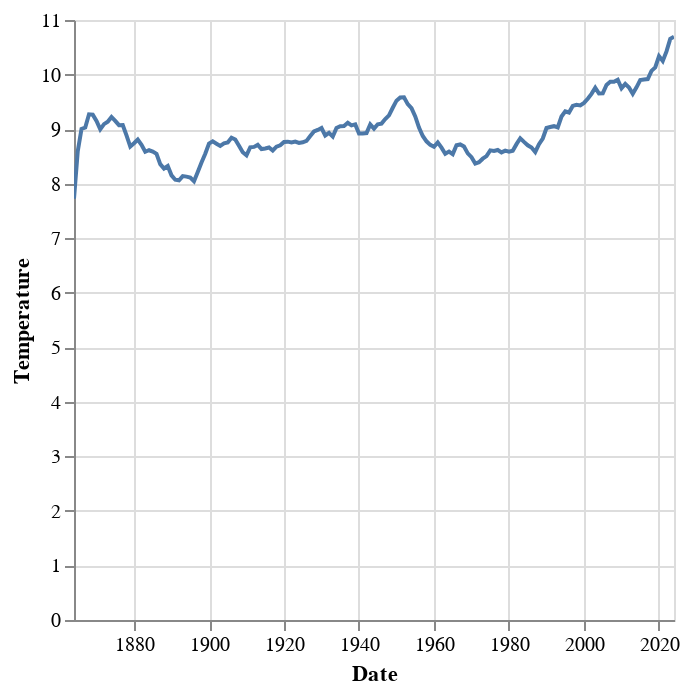

Write notebook code for a chart like this one.
### Markdown cell above
#### Rolling Average
To reduce the effect of yearly fluctuations, we can use a *rolling average*. Polars provides the methode *rolling* to calculate the rolling average over a given window.

### Code cell
rolling_av = (yearly_means
              .rolling(index_column='Date', period='10y')
              .agg(pl.col('Temperature').mean())
             )

rolling_av.plot.line(
    x='Date',
    y='Temperature'
)

### Figure 1 — Vega-Lite specification as saved in the notebook (floating-point values rounded to 4 significant figures; data arrays with more than 128 entries replaced by an {"elided": "..."} marker saying what was removed)
{"config": {"view": {"continuousWidth": 300, "continuousHeight": 300}}, "data": {"name": "data-47217bab25e0270385b715f8b351861a"}, "mark": {"type": "line", "tooltip": true}, "encoding": {"x": {"field": "Date", "type": "temporal"}, "y": {"field": "Temperature", "type": "quantitative"}}, "params": [{"name": "param_8", "select": {"type": "interval", "encodings": ["x", "y"]}, "bind": "scales"}], "$schema": "https://vega.github.io/schema/vega-lite/v5.20.1.json", "datasets": {"data-47217bab25e0270385b715f8b351861a": {"elided": "161 records"}}}
